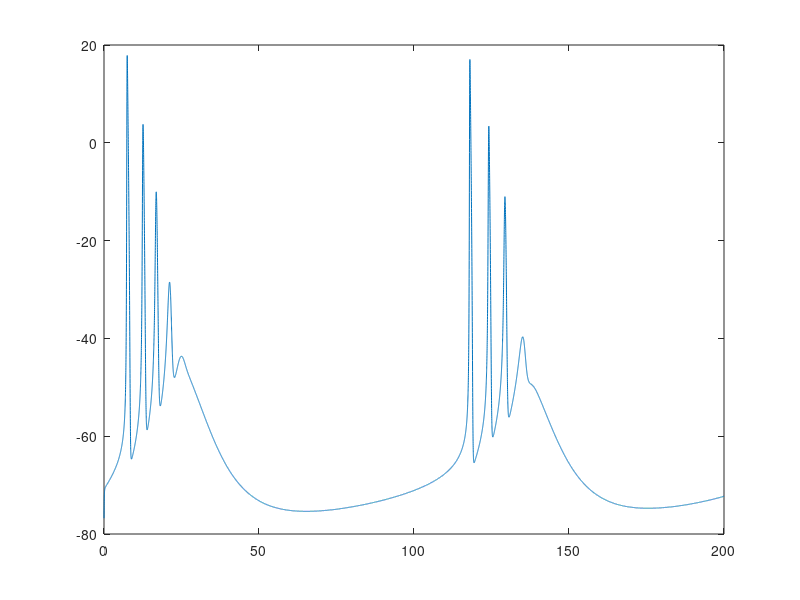

Here is the MATLAB script that generated this plot:
% Integration of Wilson model with the Euler method.
clear; clf;
% parameters of model; 1=K,R 2=Ca,T 3=KCa,H 4=Na
g(1)=26; g(2)=2.25; g(3)=9.5; g(4)=1; 
E(1)=-.95; E(2)=1.20; E(3)=E(1); E(4)=.50;
dt=.01; I_ext=0; V=-1; x=zeros(1,4); tau(1)=dt./4.2;
tau(2)=dt./14; tau(3)=dt./45; tau(4)=1;

% Integration
t_rec=0;

for t=-100:dt:200
    switch t;
        case 0; I_ext=1;
    end
    x0(1)=1.24 + 3.7*V + 3.2*V^2;
    x0(2)=4.205 + 11.6*V + 8*V^2;
    x0(3)=3*x(2);
    x0(4)=17.8 + 47.6*V + 33.8*V^2;
    x=x-tau.*(x-x0); %rem x(4)=x0(4) because tau(4)=1
    I=g.*x.*(V-E);
    V=V+dt*(I_ext-sum(I));
    if t>=0;
        t_rec=t_rec+1;
        x_plot(t_rec)=t;
        y_plot(t_rec)=V;
    end
end % time loop

plot(x_plot, 100*y_plot)
